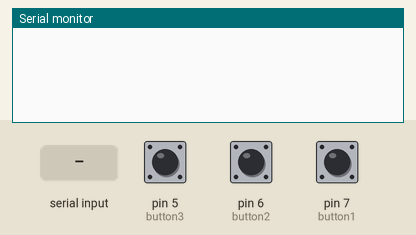
This sketch was run on a simulated Arduino Uno, built with avr-gcc and run on an emulated ATmega328P. Parts: the last lines printed to the serial monitor. Inputs (shaded band) come from the test bench; at power-on: pin 5 (button3) HIGH, pin 6 (button2) HIGH, pin 7 (button1) HIGH.

Above: at 1.2 s.
1.3 s: pin 5 (button3) pulled LOW for 0.15 s
At 2.4 s:
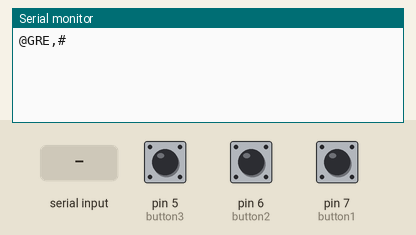
2.9 s: pin 6 (button2) pulled LOW for 0.15 s
At 3.6 s:
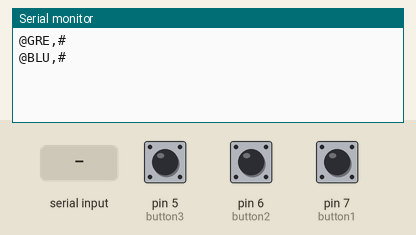
4.5 s: pin 7 (button1) pulled LOW for 0.15 s
At 4.8 s:
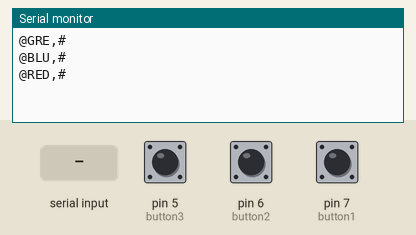
6.1 s: "1" received over Serial
At 8.3 s:
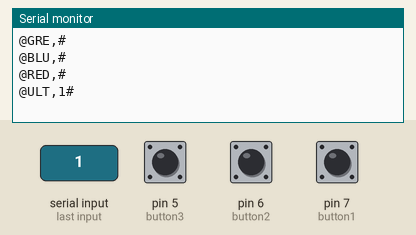
8.6 s: "0" received over Serial
At 10.4 s:
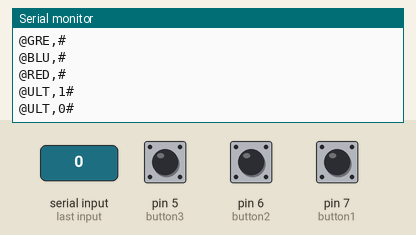

Measured:
- after the input at 1.3 s, the serial monitor: prints a new line at once (image 1)
- after the input at 2.9 s, the serial monitor: prints a new line at once (image 2)
- after the input at 4.5 s, the serial monitor: prints a new line at once (image 3)
- after the input at 6.1 s, the serial monitor: prints a new line after 1.0 s (image 4)
- after the input at 8.6 s, the serial monitor: prints a new line after 1.0 s (image 5)

The sketch:

week13_button.ino
```cpp
// 13주차 1번
// p3에 맞는 기능 레이아웃 구현
// 3개의 버튼 연결
// 각 스위치를 누르면 앱 상의 text 색깔 변화 ( 검정 <-> 빨강 )
// 아두이노에서 문자열을 시리얼 모니터에 입력 -> 해당 문자열 어플 내에 출력

// p3Activity.java ->  스위치 상태 전송 : private void setResultValue()
//                 ->  아두이노의 스위치에서 출력되는 정보를 읽어서 어플에 전송
//                 ->  전송받은 정보를 바탕으로 어플에 그에 맞는 기능 구현 ( clickFunc 응용 )
//                 ->  텍스트 출력 : private void setResultValue()

// UI를 새로 생성해줬다면 -> private void initUI()에 생성된 UI 추가 ( mLedBTN, mLedBTN2, mLedBTN3 )
// public class p3Activity extends Activity 다시 한 번 점검 필수 ( p3에 맞게 수정 )

// 3번

#include <SoftwareSerial.h>

//- 센서 연결 핀 선언 ----------------------------------------------------------
#define RXD_PIN 2
#define TXD_PIN 3
#define button1 7
#define button2 6
#define button3 5

int state1 = 0;
int state2 = 0;
int state3 = 0;

String inputString;

//- 센서 제어 객체 선언 -------------------------------------------------------
SoftwareSerial bt(RXD_PIN, TXD_PIN);

//- 전역 변수 선언 ------------------------------------------------------------
String rxData = "";

//- 센서 초기화 ---------------------------------------------------------------
void setup()
{
    Serial.begin(9600); // 디버깅 용
    bt.begin(9600);     // BT통신 용
    pinMode(button1, INPUT_PULLUP);
    pinMode(button2, INPUT_PULLUP);
    pinMode(button3, INPUT_PULLUP);
}

//- 기능 구현 ------------------------------------------------------------------
void loop()
{
    // 시리얼 모니터로 값이 입력된다면
    if (Serial.available() > 0)
    {
        delay(10);
        inputString = Serial.readString();
        sendStringData("@ULT,", String(inputString));
        delay(100);
    }

    // button1을 눌렀을 때
    if (digitalRead(button1) == LOW && state1 == 0)
    {
        state1 = 1;
        sendStringData("@RED,", "");
        delay(100);
    }
    else if (digitalRead(button1) == LOW && state1 == 1)
    {
        state1 = 0;
        delay(100);
    }
    // button2를 눌렀을 때
    if (digitalRead(button2) == LOW && state2 == 0)
    {
        state2 = 1;
        sendStringData("@BLU,", "");
        delay(100);
    }
    else if (digitalRead(button2) == LOW && state2 == 1)
    {
        state2 = 0;
        delay(100);
    }
    // button3을 눌렀을 때
    if (digitalRead(button3) == LOW && state3 == 0)
    {
        state3 = 1;
        sendStringData("@GRE,", "");
        delay(100);
    }
    else if (digitalRead(button3) == LOW && state3 == 1)
    {
        state3 = 0;
        delay(100);
    }
}

void sendStringData(String sztitle, String szMsg)
{
    String szSendData = sztitle;
    szSendData += szMsg;
    szSendData += "#";
    bt.print(szSendData);       //- 블루투스로 전송
    Serial.println(szSendData); //- 데이터 전송 확인을 위한 PC로 전송
}
```
